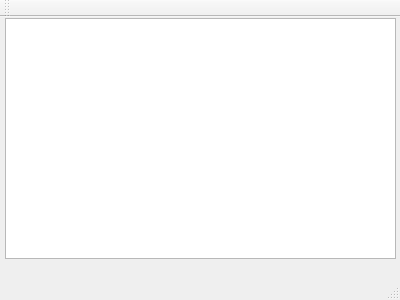
<?xml version="1.0" encoding="UTF-8"?>
<ui version="4.0">
 <class>MainWindow</class>
 <widget class="QMainWindow" name="MainWindow">
  <property name="geometry">
   <rect>
    <x>0</x>
    <y>0</y>
    <width>400</width>
    <height>300</height>
   </rect>
  </property>
  <property name="windowTitle">
   <string>MainWindow</string>
  </property>
  <widget class="QWidget" name="centralWidget">
   <widget class="QGraphicsView" name="graphicsView">
    <property name="geometry">
     <rect>
      <x>5</x>
      <y>1</y>
      <width>391</width>
      <height>241</height>
     </rect>
    </property>
   </widget>
  </widget>
  <widget class="QMenuBar" name="menuBar">
   <property name="geometry">
    <rect>
     <x>0</x>
     <y>0</y>
     <width>400</width>
     <height>21</height>
    </rect>
   </property>
  </widget>
  <widget class="QToolBar" name="mainToolBar">
   <attribute name="toolBarArea">
    <enum>TopToolBarArea</enum>
   </attribute>
   <attribute name="toolBarBreak">
    <bool>false</bool>
   </attribute>
  </widget>
  <widget class="QStatusBar" name="statusBar"/>
 </widget>
 <layoutdefault spacing="6" margin="11"/>
 <resources/>
 <connections/>
</ui>
